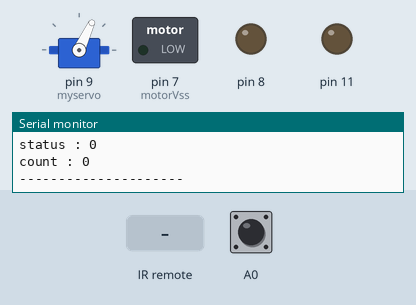
This sketch was run on a simulated Arduino Uno, built with avr-gcc and run on an emulated ATmega328P. Parts: servo, switched loads named in the sketch (green lamp = pin HIGH), output pins drawn as LEDs (lit = HIGH), the last lines printed to the serial monitor. Dashed ring = blinking. Inputs (shaded band) come from the test bench; at power-on: A0 LOW.

Above: at 2.2 s.
2.3 s: infrared code 0xFF38C7 received
At 3.8 s:
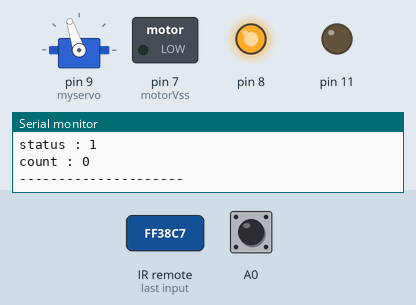
4.3 s: A0 driven HIGH
At 4.9 s:
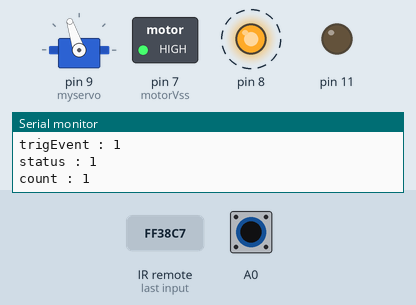
7.3 s: A0 driven LOW
At 8.5 s:
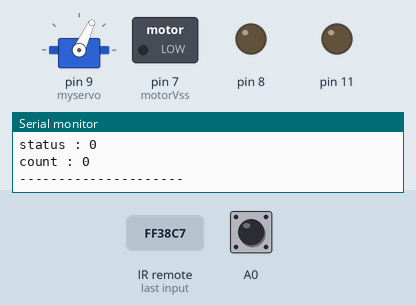
10.3 s: infrared code 0xFF6897 received
At 10.47 s:
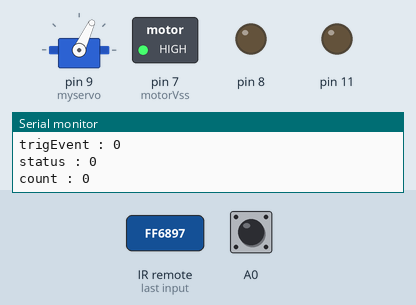
13.3 s: A0 pulsed HIGH 2 times (0.12 s each, 0.3 s apart)
At 13.55 s:
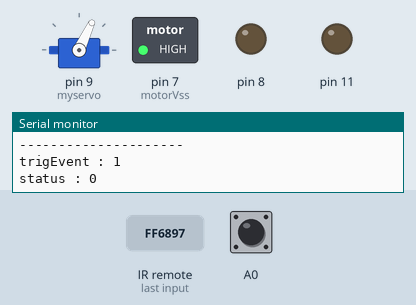
Timing chart, 0 to 16.3 s (numbered marks = the images above; inputs shaded):
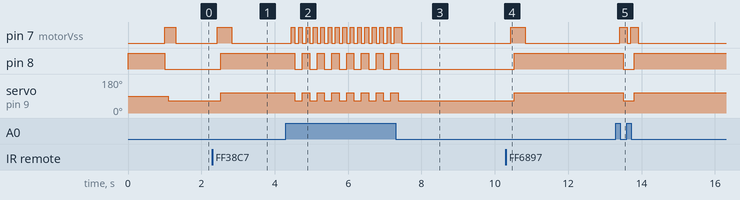

The sketch:

adv_door.ino
```cpp
#include <IRremote.h>
const int RECV_PIN = 4;
IRrecv irrecv(RECV_PIN);
decode_results results;

#include <Servo.h>

Servo myservo;

int motorVss = 7;
int count = 0;

bool lock = 0;
bool sBreak = 0;
bool trigEvent = 1;

void serial(){
  Serial.println("---------------------");
  Serial.print("trigEvent : ");
  Serial.println(trigEvent);
  Serial.print("status : ");
  Serial.println(lock);
  Serial.print("count : ");
  Serial.println(count);
}

void lSt(int g, int r){
  digitalWrite(8, r);
  digitalWrite(6, g);}

void manualTouch() {
  if(digitalRead(A0)){delay(100);lock=!lock; trigEvent=1;}
}

void setup() {
  Serial.begin(9600);
  myservo.attach(9);
  irrecv.enableIRIn();
  pinMode(motorVss, OUTPUT);
  pinMode(11, OUTPUT);
  pinMode(8, OUTPUT);
  pinMode(A0, INPUT);
  lSt(1, 1);delay(1000);lSt(0, 0);
}

void motor(){
  if(lock){myservo.write(108);}else{myservo.write(65);}
  digitalWrite(motorVss, 0);
  //trigEvent = 0;
  }

void loop() {
  serial();
 count = trigEvent + count;
 if(count > 3){trigEvent = 0; count = 0;}
 if (irrecv.decode(&results)){
         switch (results.value){
          case 0xFF38C7:
           lock = !lock;
           trigEvent=1;
           delay(15);
              break;
           case 0xFF6897:
           lock = 1;
           trigEvent = 1;
           delay(15);
              break;
         }
         delay(100);
        irrecv.resume();
       }

    manualTouch();

//if(sBreak){lSt(0, 0);}
  if(trigEvent){digitalWrite(motorVss, 1);delay(100);}
      if(lock){
        lSt(0, 1);
       motor();}
       else{
        lSt(1, 0);
       motor();}
       }
```

Measured:
- after the input at 2.3 s, pin 7 (motorVss): LOW → HIGH after 0.13 s, → LOW 0.40 s later; pin 8: LOW → HIGH after 0.23 s; servo on pin 9 (myservo): 65° → 108° after 0.23 s
- after the input at 4.3 s, pin 7 (motorVss): alternates HIGH for 0.10 s and LOW for 0.10 s, starting after 0.15 s; pin 8: alternates HIGH for 0.20 s and LOW for 0.20 s, starting after 0.25 s; servo on pin 9 (myservo): alternates 108° for 0.20 s and 65° for 0.20 s, starting after 0.25 s
- after the input at 7.3 s, pin 8: goes on until 7.4 s, then stays LOW; servo on pin 9 (myservo): goes on until 7.4 s, then stays 65°
- after the input at 10.3 s, pin 7 (motorVss): LOW → HIGH after 0.13 s, → LOW 0.40 s later; pin 8: LOW → HIGH after 0.23 s; servo on pin 9 (myservo): 65° → 108° after 0.23 s
- after the input at 13.3 s, pin 7 (motorVss): alternates HIGH for 0.20 s and LOW for 0.10 s, 4 changes in all, then stays LOW, starting after 0.10 s; pin 8: HIGH → LOW after 0.20 s, → HIGH 0.30 s later; servo on pin 9 (myservo): 108° → 65° after 0.20 s, → 108° 0.30 s later
